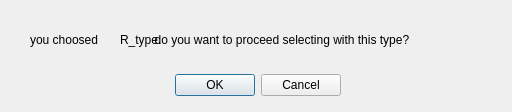
<?xml version="1.0" encoding="UTF-8"?>
<ui version="4.0">
 <class>Dialog</class>
 <widget class="QDialog" name="Dialog">
  <property name="geometry">
   <rect>
    <x>0</x>
    <y>0</y>
    <width>512</width>
    <height>112</height>
   </rect>
  </property>
  <property name="windowTitle">
   <string>Dialog</string>
  </property>
  <widget class="QDialogButtonBox" name="buttonBox">
   <property name="geometry">
    <rect>
     <x>40</x>
     <y>70</y>
     <width>301</width>
     <height>31</height>
    </rect>
   </property>
   <property name="orientation">
    <enum>Qt::Horizontal</enum>
   </property>
   <property name="standardButtons">
    <set>QDialogButtonBox::Cancel|QDialogButtonBox::Ok</set>
   </property>
  </widget>
  <widget class="QLabel" name="label">
   <property name="geometry">
    <rect>
     <x>30</x>
     <y>30</y>
     <width>471</width>
     <height>20</height>
    </rect>
   </property>
   <property name="text">
    <string>you choosed                 do you want to proceed selecting with this type?</string>
   </property>
  </widget>
  <widget class="QLabel" name="label_2">
   <property name="geometry">
    <rect>
     <x>120</x>
     <y>30</y>
     <width>66</width>
     <height>19</height>
    </rect>
   </property>
   <property name="text">
    <string>R_type.</string>
   </property>
  </widget>
 </widget>
 <resources/>
 <connections>
  <connection>
   <sender>buttonBox</sender>
   <signal>accepted()</signal>
   <receiver>Dialog</receiver>
   <slot>accept()</slot>
   <hints>
    <hint type="sourcelabel">
     <x>248</x>
     <y>254</y>
    </hint>
    <hint type="destinationlabel">
     <x>157</x>
     <y>274</y>
    </hint>
   </hints>
  </connection>
  <connection>
   <sender>buttonBox</sender>
   <signal>rejected()</signal>
   <receiver>Dialog</receiver>
   <slot>reject()</slot>
   <hints>
    <hint type="sourcelabel">
     <x>316</x>
     <y>260</y>
    </hint>
    <hint type="destinationlabel">
     <x>286</x>
     <y>274</y>
    </hint>
   </hints>
  </connection>
 </connections>
</ui>
